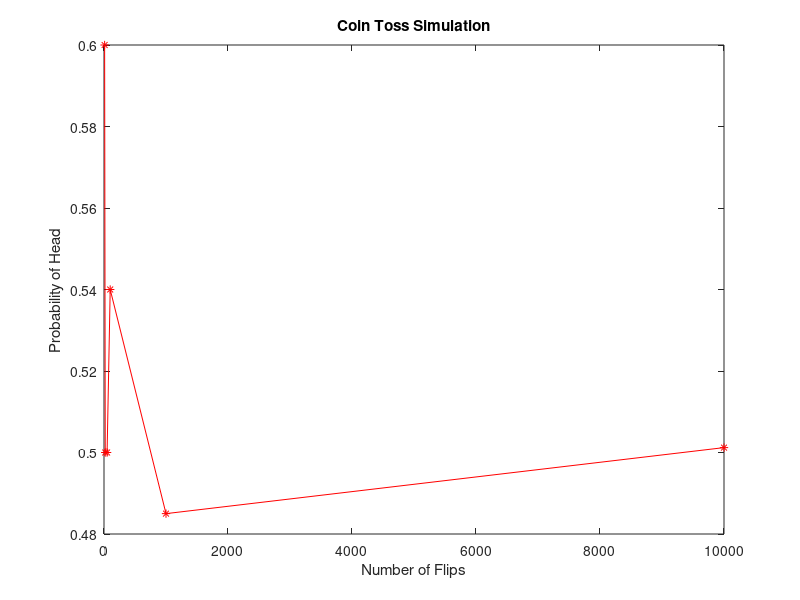

MATLAB code to generate this figure:
n = [10, 20, 50, 100, 1000, 10000];
p = zeros(size(n));
for i = 1:length(n)
    heads = 0;
    for j = 1:n(i)
        r = rand();
        if r < 0.5
            heads = heads + 1;
        end
    end
    p(i) = heads / n(i);
end
clf();
plot(n, p, 'r-*');
xlabel('Number of Flips');
ylabel('Probability of Head');
title('Coin Toss Simulation');
